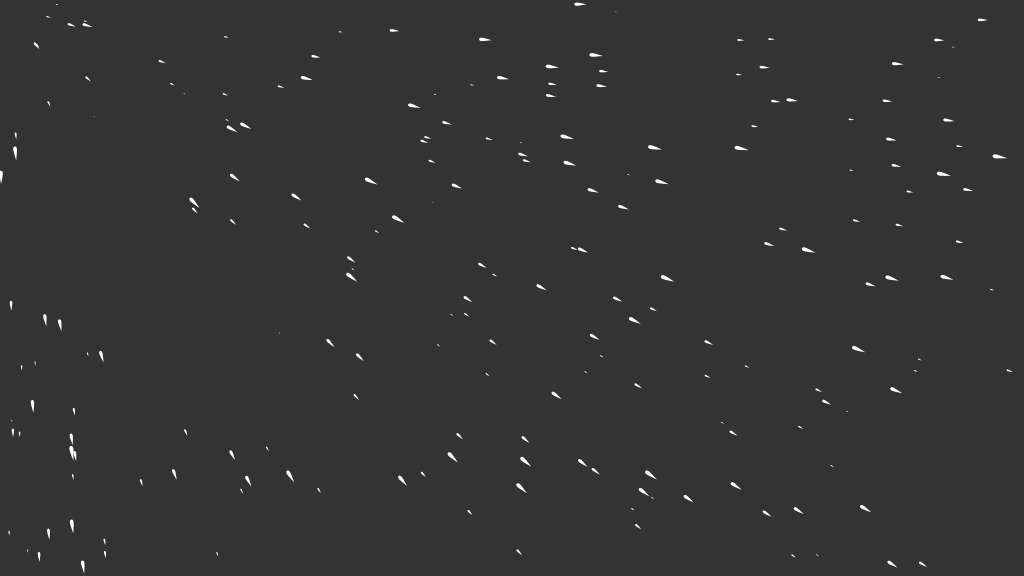
Frame 1 (no input)
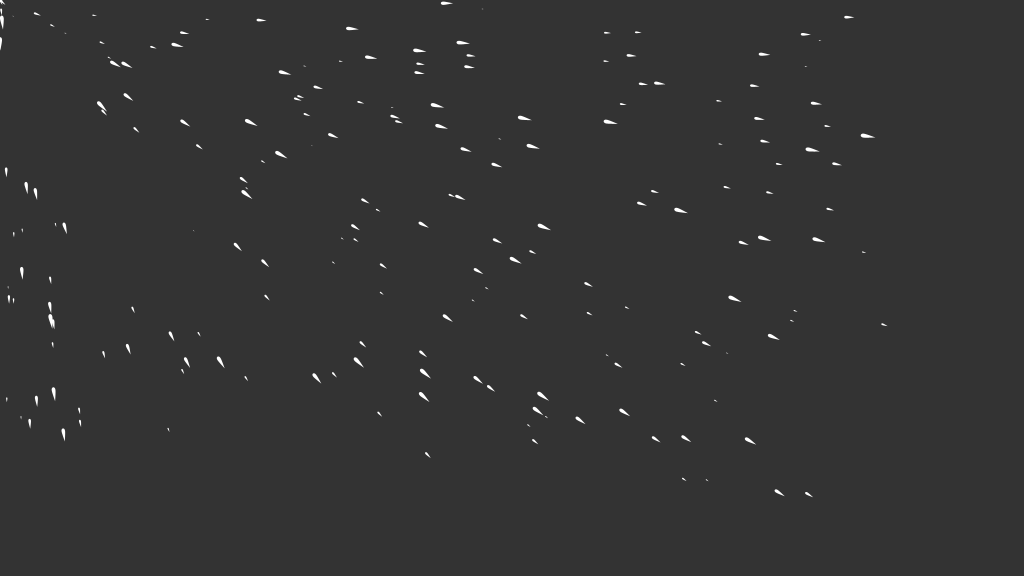
Frame 60 (the mouse pressed at the canvas centre just before this capture)
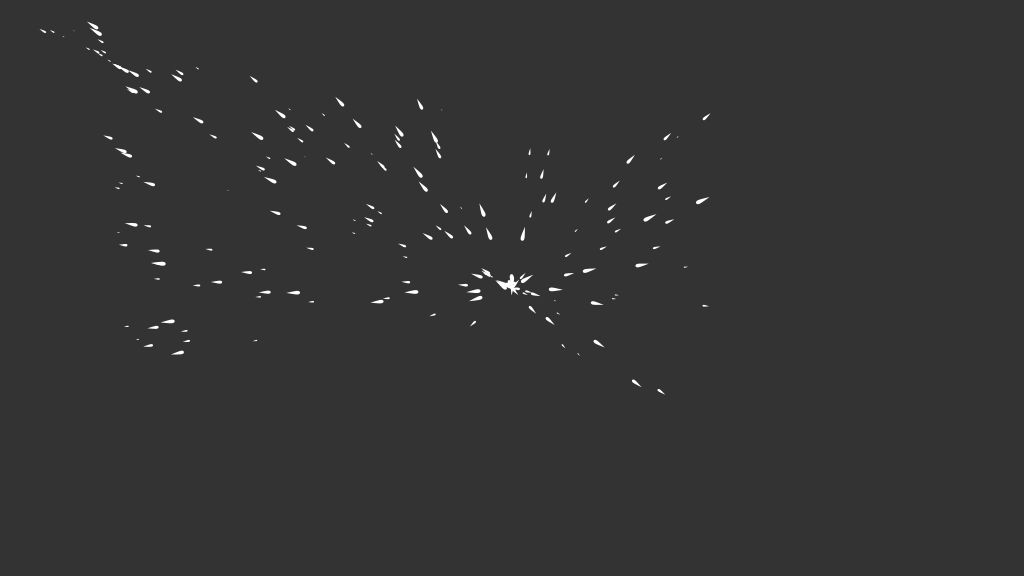
Frame 120 (the mouse held since frame 60 and released just before this capture)

The Processing sketch that drew these frames (run headless with seeded random() and noise(); from frame 60 on, the mouse is pressed at the canvas centre):

// Processing sketch: boids
// ── boids.pde
boid[] boids = new boid[200];

void setup() {
  size(1024,576); 
  for(int i=0; i<boids.length; i++){
  boids[i]=new boid(random(width),random(height),random(0.01,0.1));
  }
}

void draw(){
  background(51);
  for (boid b: boids){
  b.seek();
  b.update();
  b.disp();
  }
}
// ── boid.pde
class boid {

  PVector loc;
  PVector vel;
  PVector acc;
  PVector tar;
  float maxf;
  float maxv;
  float es;


  boid(float x, float y,float z){
  acc = new PVector(0,0);
  vel = new PVector(0,0);
  loc = new PVector(x,y);
  es=z;
  maxv=3;
  maxf=0.1; 
  }
  
 void update(){
  loc.add(vel);
  vel.add(acc);
  vel.limit(maxv);
  acc.mult(0);
  
 }
 
 void disp(){
  pushMatrix();
  translate(loc.x,loc.y);
  rotate(PI/2+vel.heading());
  
  //opciones cosmeticas
  noStroke();
  fill(255);
  
  //forma
  
  beginShape();
  curveVertex(0,0);
  curveVertex(0,0);
  curveVertex(20*es,-120*es);
  curveVertex(0,-150*es);
  curveVertex(-20*es,-120*es);
  curveVertex(0,0);
  curveVertex(0,0);
  endShape();
  popMatrix(); 
  
 }
 
 void seek(){
   tar = new PVector(mouseX,mouseY);
   PVector des = PVector.sub(tar,loc);
   float d = des.mag();
   des.normalize();
   if (d<50){
     float m = map (d,0,50,0,maxv);
     des.mult(m);
   } else {
     des.mult(maxv);
   }
   PVector fuerza = PVector.sub(des,vel);
   fuerza.limit(maxf);
   acc.add(fuerza);
   
   
 }
}
